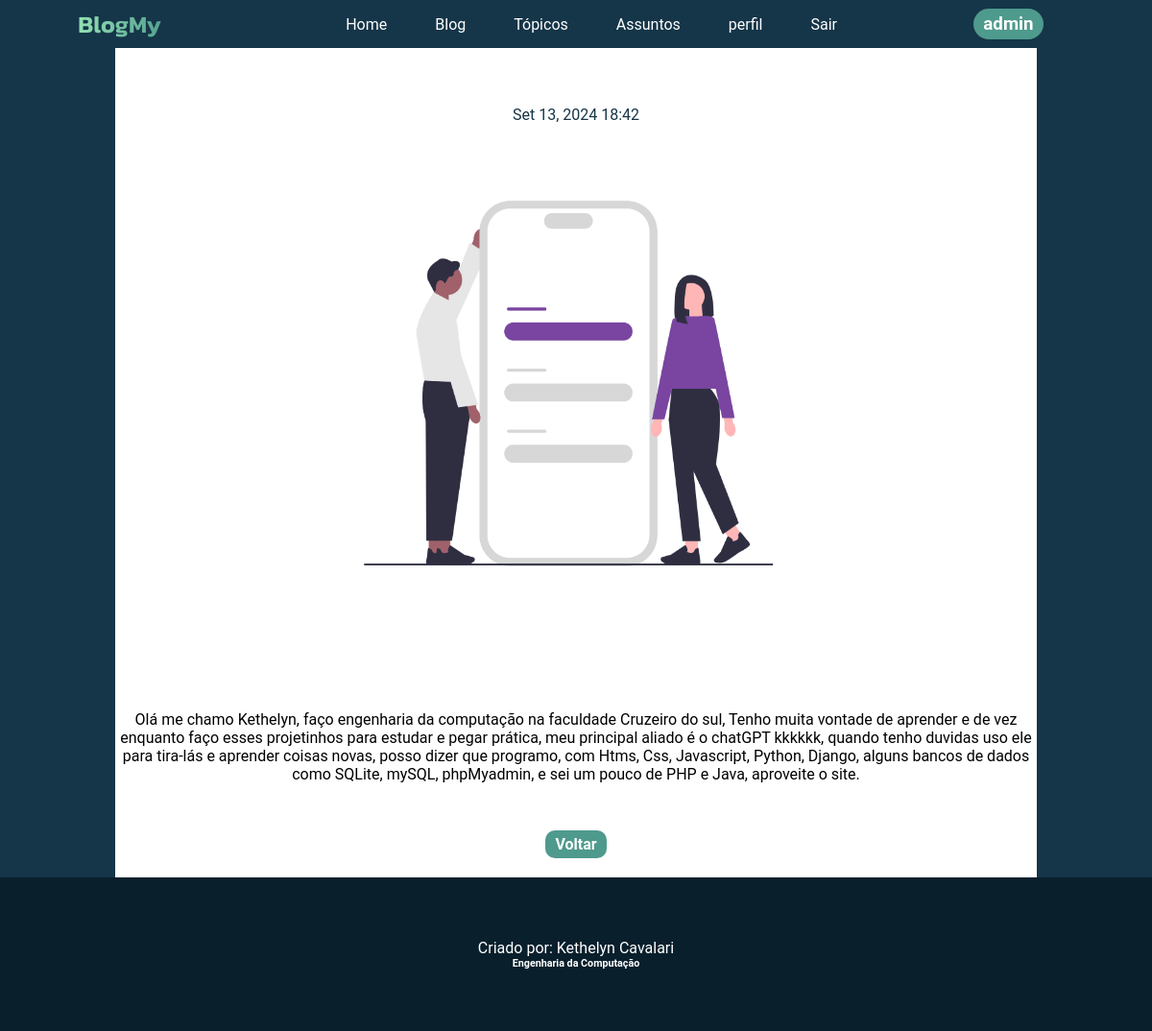
/Blogme/conteudo/8/ (signed in), run on the app's committed database.
### blog_init/models.py (models this page shows, shortened)
class Entrada(models.Model):
    topic = models.ForeignKey(Topicos, on_delete=models.CASCADE)
    text = models.TextField()
    imagem = models.ImageField(upload_to='upload_to_assunto', null=True, blank=True)
    data_add = models.DateTimeField(auto_now_add=True)

### blog_init/views.py (the view)
# urls.py: path('conteudo/<int:entrada_id>/', views.conteudo, name='conteudo'),
@login_required
def conteudo(request, entrada_id):
    entrada = get_object_or_404(Entrada, id=entrada_id)
    topic = entrada.topic
    form = NovaEntrada(instance=entrada)
    contexto = {'entrada':entrada, 'topico':topic, 'form': form}
    return render(request, 'conteudo.html', contexto)

### blog_init/templates/conteudo.html
{% extends 'baseblog.html' %}
{% load static %}
{% block link %}
 <link rel="stylesheet" href="{% static 'perfil/css/conteudo.css' %}">
 <link rel="stylesheet" href="{% static 'perfil/css/cores.css' %}">
{% endblock %}
{% block main %}
<div class="conatiner">
    <p class="data">{{ entrada.data_add | date:'M d, Y H:i'}}</p>
    {% if entrada.imagem %}
      <img src="{{ entrada.imagem.url }}" alt="Imagem do assunto">
    {% endif %}
    <p>{{ entrada.text }}</p>
    <br>
    <div class="btn">
      <a href="{% url 'blogall' %}">Voltar</a>
    </div>
</div>
{% endblock %}

### templates/baseblog.html (shortened to what this page needs)
{% load static %}
<!DOCTYPE html>
<html lang="pt-br">
<head>
    <link rel="stylesheet" href="{% static 'general/css/base.css' %}">
    {% block link %}{% endblock %}
</head>
{% block body %}
<body>
    <header>
        <div class="nav-list">
            <div class="logo">BlogMy</div>
            <div class="list-home">
                <ul>
                    <li><a href="{% url 'topics' %}" class="home_list">Home</a></li>
                    <li><a href="{% url 'blogall' %}" class="home_list">Blog</a></li>
                    <li><a href="{% url 'topicos' %}" class="home_list">Tópicos</a></li>
                    <li><a href="{% url 'assuntos2' %}" class="home_list">Assuntos</a></li>
                    <li><a href="{% url 'perfil' %}" class="home_list">perfil</a></li>
                    {% if user.is_authenticated %}
                      <li><a href="{% url 'logout' %}" class="home_list">Sair</a></li>
                    {% endif %}
                </ul>
            </div>
            <div class="nome">
                {% if user.username|length > 10 %}
                 <h3>{{user.username|slice:":10"}}</h3>
                {% else %}
                 <h3>{{user.username}}</h3>
                {% endif %}
            </div>
        </div>
    </header>
    <main>
        {% block main %}
        {% endblock %}
    </main>
    <footer>
        <div class="criadora">
            <p>Criado por: Kethelyn Cavalari</p>
            <h6>Engenharia da Computação</h6>
        </div>
    </footer>
</body>
{% endblock %}
</html>

### templates/static/general/css/base.css (style rules this page uses)
* { margin: 0; border: none; text-decoration: none; list-style: none; font-family: Roboto, sans-serif; }
header { width: 100%; position: fixed; top: 0; z-index: 1000; height: 50px; background-color: #153548; }
main { margin-top: 50px; }
.nav-list { width: 100%; height: 50px; display: flex; flex-direction: row; justify-content: center; align-items: center; justify-content: space-around; background-color: #153548; }
.logo { font-family: Kanit, sans-serif; font-size: 25px; font-weight: 600; background: linear-gradient(to left, #4e9a8D, #9AE8B7); background-clip: text; padding: 0px 10px 0px; border-radius: 20px; color: transparent; animation: animated 5s linear infinite; }
.list-home ul { display: flex; flex-direction: row; gap: 50px; }
.home_list { color: white; position: relative; padding-bottom: 5px; transition: all 0.3s ease; }
.home_list::after { content: ''; position: absolute; width: 0; left: 0; bottom: 0; height: 2px; background-color: rgb(255, 255, 255); transition: width 0.3s ease; }
.nome { background-color: #4e9a8D; padding: 5px 10px 5px; border-radius: 20px; margin-right: -100px; color: white; }
footer { width: 100%; height: 20vh; display: flex; align-items: center; justify-content: center; background-color: var(--footer); color: white; text-align: center; }

### templates/static/perfil/css/conteudo.css (style rules this page uses)
main { width: 100%; min-height: 100vh; display: flex; flex-direction: column; align-items: center; justify-content: center; background-color: var(--escuro); }
.conatiner { display: flex; flex-direction: column; align-items: center; justify-content: center; width: 80%; height: auto; padding-bottom: 20px; background-color: var(--branco); }
.data { margin-top: 60px; margin-bottom: 100px; color: var(--escuro); }
.conatiner img { margin-bottom: 100px; width: 50%; }
.conatiner p { margin-bottom: 30px; text-align: center; }
.btn { padding: 5px 10px 5px; background-color: var(--medio); border-radius: 10px; color: white; font-weight: bold; transition: all ease 0.3s; }
a { color: white; }

### templates/static/perfil/css/cores.css (style rules this page uses)
:root { --escuro: #153548; --verdelegal: #306e38; --footer: #091f2c; --medio: #4e9a8D; --claro: #9AE8B7; --branco: #fff; --preto: #000; }

### data on the page
Entrada: data_add "Set 13, 2024 18:42", imagem (picture), text "Olá me chamo Kethelyn, faço engenharia da computação na faculdade Cruzeiro do sul, Tenho muita vontade de aprender e de vez enquanto faço esses projetinhos para estudar e pegar prática, meu principal aliado é o chatGPT kkkkkk, quando tenho duvidas uso ele para tira-lás e aprender coisas novas, posso dizer que programo, com Htms, Css, Javascript, Python, Django, alguns bancos de dados como SQLite, mySQL, phpMyadmin, e sei um pouco de PHP e Java, aproveite o site."

### other printed values
{{ user.username }} "admin"
